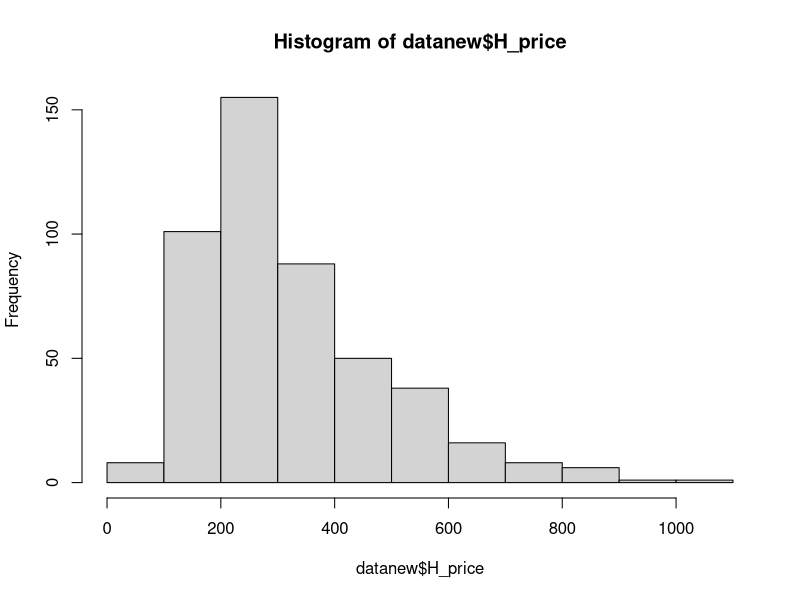
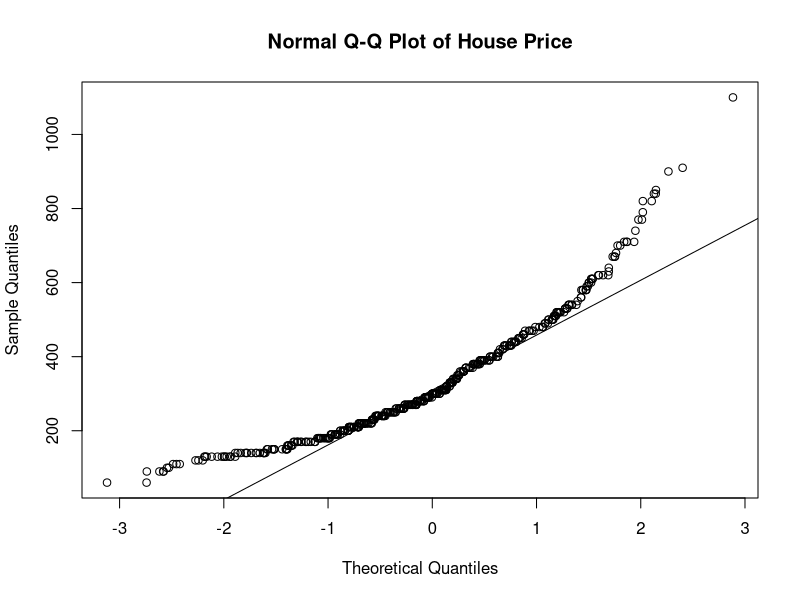
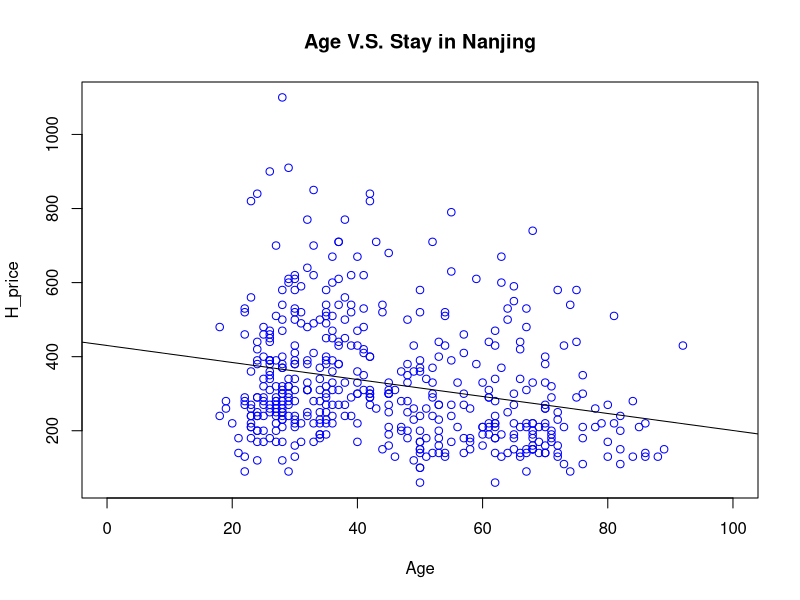

These charts were generated, in order, by the following R code:
#数据导入
setwd("D:/R/handbook/homework05")
data<-read.csv("./data05.csv",header=TRUE, sep=",")
#查看数据库
dim(data)  
#查看数据结构
str(data)
#查看数据结构
head(data)
#查看数据结构
summary(data)

#把数值型数据变成因子型数据
data$N_typenew<-as.factor(data$N_type) 
data$Gendernew<-as.factor(data$Gender) 
data$H_typenew<-as.factor(data$H_type) 
data$Employ<-as.factor(data$Employ) 
#把因子型数据变为数值型数据
data$Staynew<-as.numeric(data$Stay) 
data$Staynew<-as.numeric(as.character(data$Stay)) 
#去除缺失值
datanew<-na.omit(data) 
str(datanew)

#新建变量H_price便于下面的操作
H_price <-datanew$ H_price
#查看变量的分布直方图
hist(datanew$ H_price) 
#draw Q-Q plot
qqplot(rnorm(length(H_price)),datanew $H_price,
       #“main=”后输入图片的名称
       main="Normal Q-Q Plot of House Price",
       #“xlab="Theoretical Quantiles",”表示理论分位数
       xlab="Theoretical Quantiles",
       #“ylab="Sample Quantiles"”表示实际分位数
       ylab="Sample Quantiles")
#绘制qqline作为判断正态分布的参考线
qqline(H_price)
#安装moments包
#install.packages("moments")
#安装fbasics包
#install.packages("fBasics")
#用library先调用fbasics包
library(fBasics)
#先用fbasics包检验偏度与峰度
#用skewness检验变量的偏度
skewness(H_price)
#用kurtosis检验变量的峰度
kurtosis(H_price) 
#计算偏度和峰度Z-score
N<-length(H_price)
ses<-sqrt((6*N*(N-1))/((N-2)*(N+1)*(N+3)))
sek<-2*ses*sqrt((N*N-1)/((N-3)*(N+5)))
skewness(H_price)/ses
kurtosis(H_price)/sek

#计算log(H_price)的记录数
M<-length(log(H_price))
#用ses计算偏度标准误差，用峰度除以峰度的标准误差就是峰度的z-score 
ses<-sqrt((6* M *( M -1))/(( M -2)*( M +1)*( M +3)))
#用sek计算峰度标准误差用偏度除以偏度的标准误差就是偏度的z-score 
sek<-2*ses*sqrt((M*M-1)/((M-3)*(M+5))) 
skewness(log(H_price))/ses
kurtosis(log(H_price))/sek

shapiro.test(log(H_price))

#用table查看居住社区类型有哪些组
table(datanew$N_typenew)

shapiro.test(datanew$N_year[datanew$N_typenew==1])
shapiro.test(datanew$N_year[datanew$N_typenew==2])
shapiro.test(datanew$N_year[datanew$N_typenew==3])
shapiro.test(datanew$N_year[datanew$N_typenew==4])

bartlett.test(N_year ~ N_typenew, data=datanew)

#用aov命令对数据进行方差分析
results<-aov(N_year ~ N_typenew, data=datanew) 
#aov检验的原假设是，不同组之间平均值在统计学意义上是近似的
#用summary(results)查看一下结果
summary(results)
#用aov命令对数据进行方差分析
results<-aov(N_year ~ N_typenew+Employ+N_typenew*Employ, data=datanew)
#aov检验的原假设是，不同组之间平均值在统计学意义上是近似的
#用summary(results)查看一下结果
summary(results)



#先用scatter plot直观查看变量是否具有相关性。X轴是居民年龄，Y轴是房价。
plot(datanew$Age, datanew$H_price, 
     # main=后输入图形的名称
     main="Age V.S. Stay in Nanjing",
     xlab = "Age", ylab = "H_price",
     #x轴根据居民年龄的范围，取值0-100
     xlim = c(0,100),                             
     #pch是数据点的形状，col是数据点的颜色
     pch = 1, col = "blue")
#此处选择居民年龄为因变量，房价为自变量，将回归的结果赋值给fitline
fitline <- lm(datanew$H_price ~ datanew$Age)
#用abline绘制回归后拟合的直线
abline(fitline)



#用cor函数计算变量的相关性系数
cor(datanew$Age, datanew$H_price)
